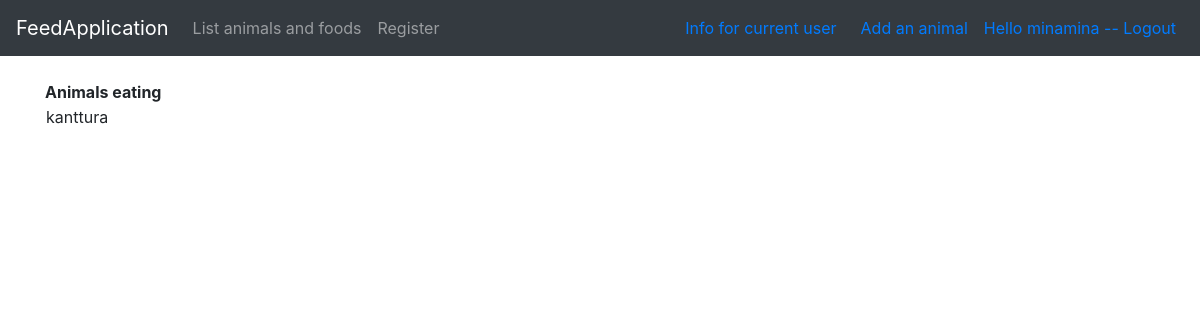
The app's page /animals/foods/2 (signed in), older data.
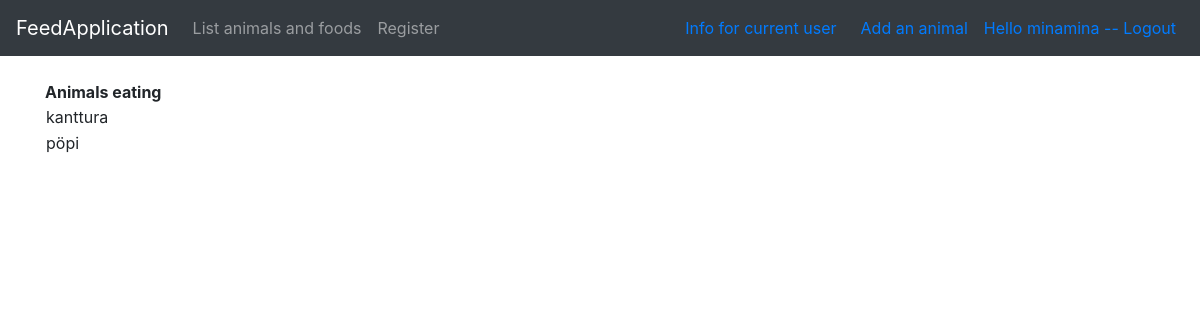
The same page, newer data.
### application/animals/models.py (models this page shows, shortened)
class Animal(Base):
    name = db.Column(db.String(144), nullable=False)
    account_id = db.Column(db.Integer, db.ForeignKey('account.id'),
                           nullable=False)
    user = db.relationship("User", backref='animal', lazy=True)
    foods = db.relationship("Food", secondary=animals_foods, back_populates='animals', lazy='dynamic')
    sick = db.Column(db.Boolean, nullable=False)

### application/animals/views.py (the view)
@app.route("/animals/foods/<food_id>")
def show_animals_per_food(food_id):
    return render_template("animals/foods.html", animals = Food.list_foods_and_animals(food_id))

### application/__init__.py (called while the page is built)
@login_manager.user_loader
def load_user(user_id):
    return User.query.get(user_id)

### application/animals/models.py (called while the page is built)
    @staticmethod
    def list_foods_and_animals(food_id):
        query2 = text("SELECT Animal.name FROM Food"
        " LEFT JOIN animalsfoods ON animalsfoods.food_id = Food.id"
        " LEFT JOIN Animal ON Animal.id = animalsfoods.animal_id"
        " WHERE Food.id = :food_id").params(food_id=food_id)
        res = db.engine.execute(query2)
        response = []
        for row in res:
            response.append({"name":row[0]})
        return response

### application/templates/animals/foods.html
{% extends "layout.html" %}
{% block body %}
<tr><b>Animals eating</b></tr>
<table>
{% for animal in animals %}
<tr><td>{{animal.name}}</td></tr>
{% endfor %}
</table>
{% endblock %}

Row changes from the older to the newer data that the page shows:
added Animal: name "pöpi"
